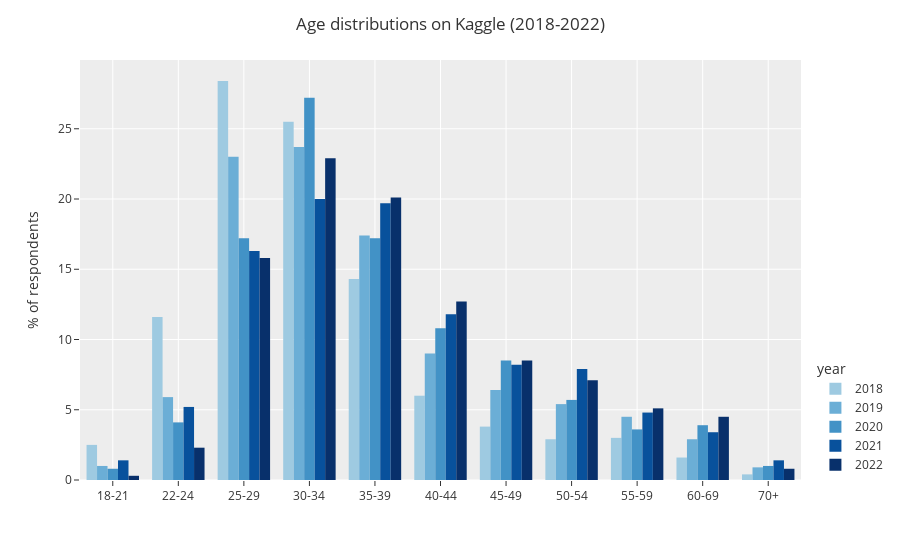

Source (notebook cell):
### Code cell
question_of_interest = 'What is your age (# years)?'
column_of_interest = 'percentage'
title_for_chart = 'Age distributions on Kaggle (2018-2022)'
title_for_x_axis = ''
title_for_y_axis = '% of respondents'
responses_df_2018[question_of_interest].replace(['70-79','80+'], '70+',inplace=True)
age_df_combined = combine_subset_of_data_from_multiple_years(question_of_interest,title_for_x_axis)

bar_chart_multiple_years(age_df_combined,
                                   title_for_x_axis,
                                   column_of_interest,
                                   title_for_chart,
                                   title_for_y_axis)

### Figure 1 — Plotly figure (JSON) as saved in the notebook; plotly's stock layout.template omitted (floating-point values rounded to 4 significant figures)
{"data": [{"alignmentgroup": "True", "bingroup": "x", "histfunc": "sum", "hovertemplate": "year=2018<br>=%{x}<br>sum of percentage=%{y}<extra></extra>", "legendgroup": "2018", "marker": {"color": "rgb(158,202,225)", "pattern": {"shape": ""}}, "name": "2018", "offsetgroup": "2018", "orientation": "v", "showlegend": true, "type": "histogram", "x": ["18-21", "22-24", "25-29", "30-34", "35-39", "40-44", "45-49", "50-54", "55-59", "60-69", "70+"], "xaxis": "x", "y": [2.5, 11.6, 28.4, 25.5, 14.3, 6, 3.8, 2.9, 3, 1.6, 0.4], "yaxis": "y"}, {"alignmentgroup": "True", "bingroup": "x", "histfunc": "sum", "hovertemplate": "year=2019<br>=%{x}<br>sum of percentage=%{y}<extra></extra>", "legendgroup": "2019", "marker": {"color": "rgb(107,174,214)", "pattern": {"shape": ""}}, "name": "2019", "offsetgroup": "2019", "orientation": "v", "showlegend": true, "type": "histogram", "x": ["18-21", "22-24", "25-29", "30-34", "35-39", "40-44", "45-49", "50-54", "55-59", "60-69", "70+"], "xaxis": "x", "y": [1, 5.9, 23, 23.7, 17.4, 9, 6.4, 5.4, 4.5, 2.9, 0.9], "yaxis": "y"}, {"alignmentgroup": "True", "bingroup": "x", "histfunc": "sum", "hovertemplate": "year=2020<br>=%{x}<br>sum of percentage=%{y}<extra></extra>", "legendgroup": "2020", "marker": {"color": "rgb(66,146,198)", "pattern": {"shape": ""}}, "name": "2020", "offsetgroup": "2020", "orientation": "v", "showlegend": true, "type": "histogram", "x": ["18-21", "22-24", "25-29", "30-34", "35-39", "40-44", "45-49", "50-54", "55-59", "60-69", "70+"], "xaxis": "x", "y": [0.8, 4.1, 17.2, 27.2, 17.2, 10.8, 8.5, 5.7, 3.6, 3.9, 1], "yaxis": "y"}, {"alignmentgroup": "True", "bingroup": "x", "histfunc": "sum", "hovertemplate": "year=2021<br>=%{x}<br>sum of percentage=%{y}<extra></extra>", "legendgroup": "2021", "marker": {"color": "rgb(8,81,156)", "pattern": {"shape": ""}}, "name": "2021", "offsetgroup": "2021", "orientation": "v", "showlegend": true, "type": "histogram", "x": ["18-21", "22-24", "25-29", "30-34", "35-39", "40-44", "45-49", "50-54", "55-59", "60-69", "70+"], "xaxis": "x", "y": [1.4, 5.2, 16.3, 20, 19.7, 11.8, 8.2, 7.9, 4.8, 3.4, 1.4], "yaxis": "y"}, {"alignmentgroup": "True", "bingroup": "x", "histfunc": "sum", "hovertemplate": "year=2022<br>=%{x}<br>sum of percentage=%{y}<extra></extra>", "legendgroup": "2022", "marker": {"color": "rgb(8,48,107)", "pattern": {"shape": ""}}, "name": "2022", "offsetgroup": "2022", "orientation": "v", "showlegend": true, "type": "histogram", "x": ["18-21", "22-24", "25-29", "30-34", "35-39", "40-44", "45-49", "50-54", "55-59", "60-69", "70+"], "xaxis": "x", "y": [0.3, 2.3, 15.8, 22.9, 20.1, 12.7, 8.5, 7.1, 5.1, 4.5, 0.8], "yaxis": "y"}], "layout": {"barmode": "group", "legend": {"title": {"text": "year"}, "tracegroupgap": 0, "y": 0, "yanchor": "auto"}, "margin": {"t": 60}, "title": {"text": "Age distributions on Kaggle (2018-2022)"}, "xaxis": {"anchor": "y", "domain": [0, 1], "title": {"text": ""}}, "yaxis": {"anchor": "x", "domain": [0, 1], "title": {"text": "% of respondents"}}}}
